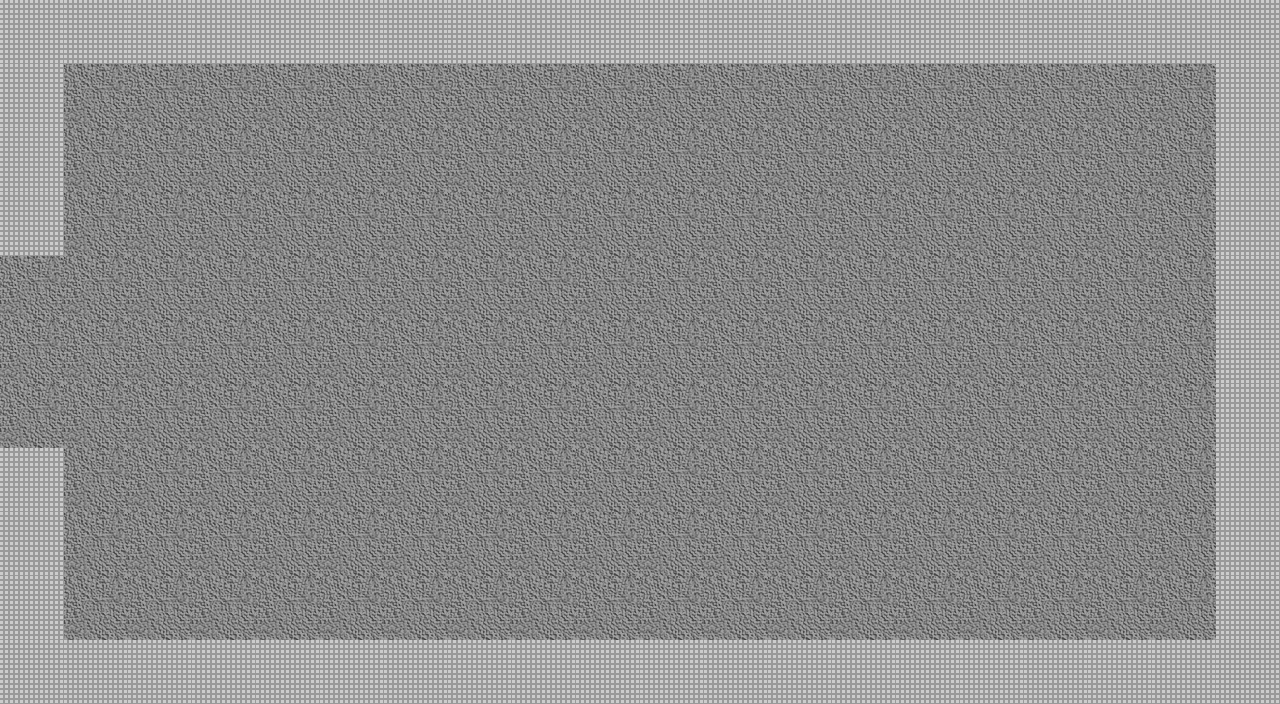

This is a level from a 2D game, rendered from its Tiled map with the project's own tilesets. A one-line summary and the map file follow, with tile-layer data summarised:
An orthogonal 20x11 tile map with 64x64 px tiles, 2 tile layers (Floor, Wall), 3 tilesets and 17 objects.

<map version="1.0" orientation="orthogonal" renderorder="right-down" width="20" height="11" tilewidth="64" tileheight="64" nextobjectid="40">
 <properties>
  <property name="unity:resource" value="True" />
  <property name="unity:tag" value="Room" />
 </properties>
 <tileset firstgid="1" source="DungeonTilePH.tsx" />
 <tileset firstgid="3" source="MobSpawner.tsx" />
 <tileset firstgid="8" source="DestructSpawn.tsx" />
 <layer name="Floor" width="20" height="11">
  <properties>
   <property name="unity:sortingLayerName" value="Floor" />
   <property name="unity:tag" value="Floor" />
  </properties>
  <data>[220 cells, 220 non-empty, 1 distinct tile ids]</data>
 </layer>
 <layer name="Wall" width="20" height="11">
  <properties>
   <property name="ChildTag" value="Wall" />
   <property name="unity:tag" value="Wall" />
  </properties>
  <data>[220 cells, 55 non-empty, 1 distinct tile ids]</data>
 </layer>
 <objectgroup name="Destructables">
  <object id="24" gid="8" x="1152" y="128" width="64" height="64" />
  <object id="25" gid="8" x="1152" y="640" width="64" height="64" />
  <object id="26" gid="8" x="64" y="640" width="64" height="64" />
  <object id="27" gid="8" x="64" y="128" width="64" height="64" />
  <object id="28" gid="8" x="576" y="320" width="64" height="64" />
  <object id="29" gid="8" x="640" y="320" width="64" height="64" />
  <object id="30" gid="8" x="576" y="384" width="64" height="64" />
  <object id="31" gid="8" x="640" y="384" width="64" height="64" />
  <object id="32" gid="8" x="576" y="448" width="64" height="64" />
  <object id="33" gid="8" x="640" y="448" width="64" height="64" />
  <object id="34" gid="8" x="512" y="384" width="64" height="64" />
  <object id="35" gid="8" x="704" y="384" width="64" height="64" />
 </objectgroup>
 <objectgroup name="Mobs">
  <object id="36" gid="6" x="832" y="256" width="64" height="64" />
  <object id="37" gid="6" x="384" y="256" width="64" height="64" />
  <object id="38" gid="6" x="384" y="512" width="64" height="64" />
  <object id="39" gid="6" x="832" y="512" width="64" height="64" />
 </objectgroup>
 <objectgroup name="Exits">
  <object id="18" x="0" y="256" width="32" height="192">
   <properties>
    <property name="Exit" value="W" />
   </properties>
  </object>
 </objectgroup>
</map>
